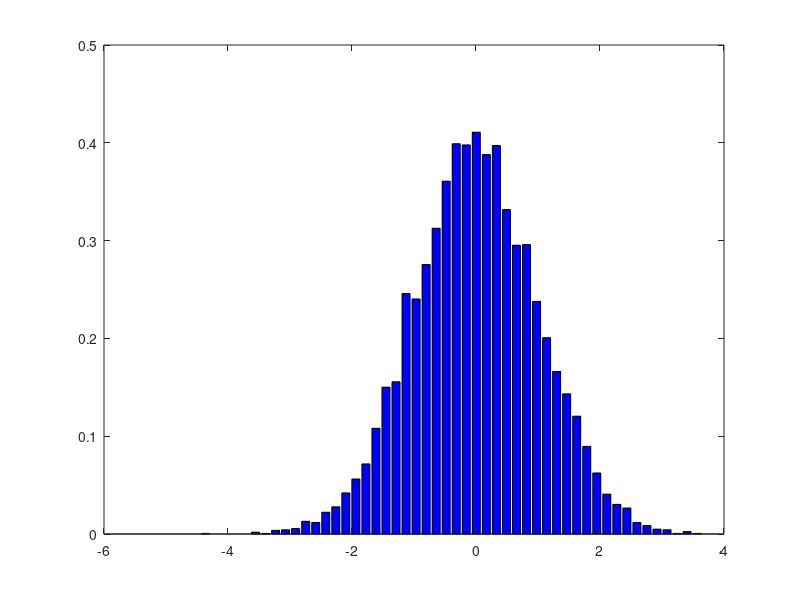
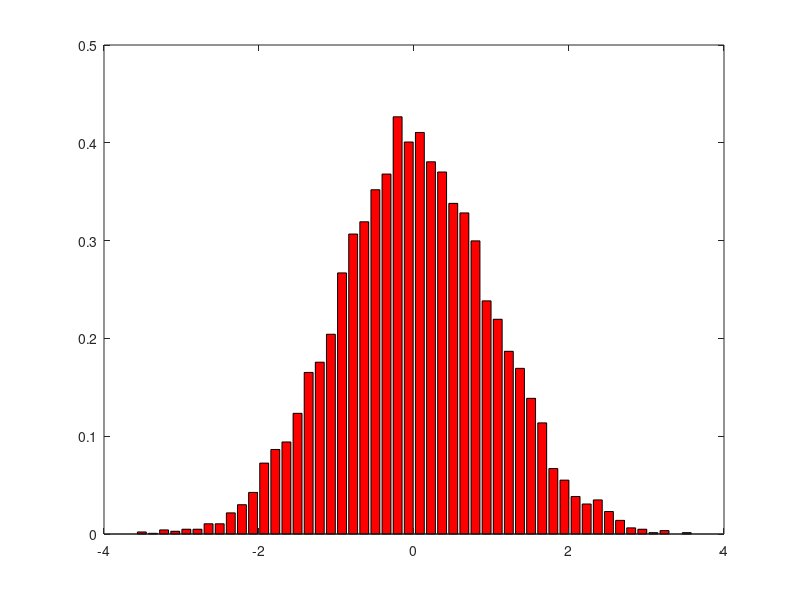
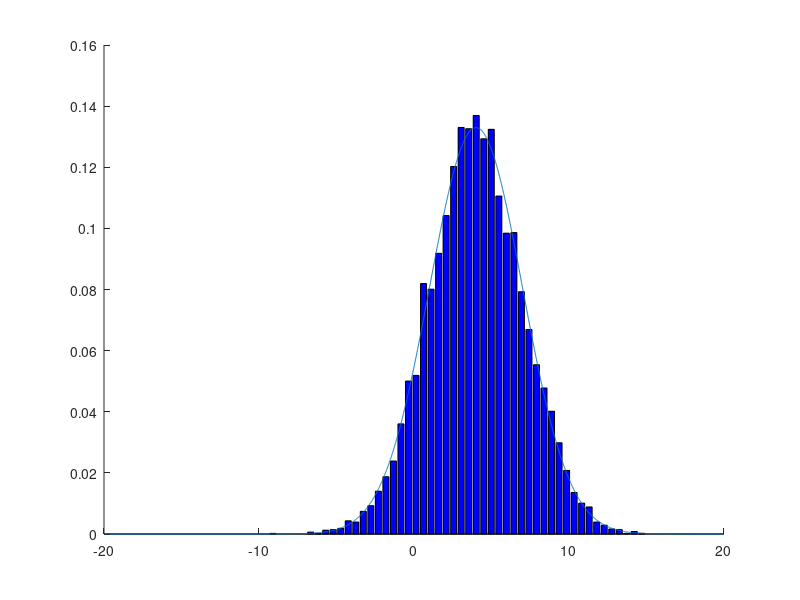

These figures' MATLAB source, in order:
clear variables; close all; 

N=10000; 
U1=rand(1,N);
U2=rand(1,N);
n=50;

X=sqrt(-2*log(U1)).*cos(2*pi*U2);
Y=sqrt(-2*log(U1)).*sin(2*pi*U2);

figure(1);
[h,xout]=hist(X,n);
aire=trapz(xout,h);
bar(xout,h/aire,'b');

figure(2);
[h,xout]=hist(Y,n);
aire=trapz(xout,h);
bar(xout,h/aire,'r');

%question2
esp=4;
sigma=3;
Z=X*sigma+esp;

figure(3);
hold on;
[h,xout]=hist(Z,n);
aire=trapz(xout,h);
bar(xout,h/aire,'b');

%théorique
x=-20:0.01:20;
f=1/(sigma*sqrt(2*pi))*exp(-(x-esp).^2/(2*sigma.^2));
plot(x,f);

